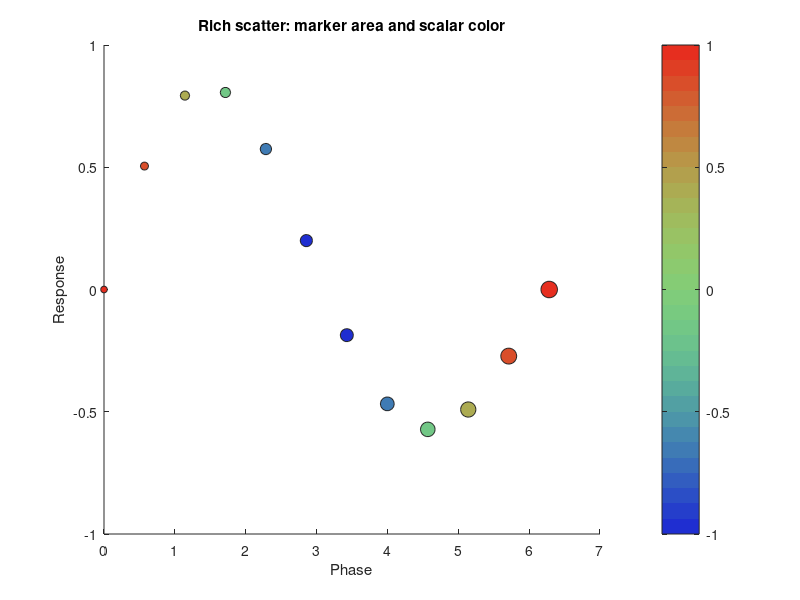

The MATLAB source for this figure: (Note: this script raises an error after producing the figure.)
function outputPath = example_rich_scatter(outputPath)
%EXAMPLE_RICH_SCATTER Export varying marker area with scalar color metadata.
    if nargin < 1
        root = fileparts(fileparts(fileparts(mfilename('fullpath'))));
        outputPath = fullfile(root, '.audit', 'public-preview', 'examples', ...
            '11-rich-scatter.tex');
    end
    root = fileparts(fileparts(fileparts(mfilename('fullpath'))));
    addpath(fullfile(root, 'src'));
    x = linspace(0, 2*pi, 12);
    response = sin(x) .* exp(-0.12*x);
    markerArea = linspace(24, 144, numel(x));
    scalarValue = reshape(cos(x), [], 1);
    fig = figure('Visible', 'off'); cleanup = onCleanup(@() close(fig));
    ax = axes('Parent', fig);
    scatter(ax, x, response, markerArea, scalarValue, 'filled', ...
        'MarkerEdgeColor', [0.15 0.15 0.15], ...
        'DisplayName', 'Synthetic response');
    caxis(ax, [-1 1]); colormap(ax, scientificMap(32)); colorbar(ax);
    xlabel(ax, 'Phase'); ylabel(ax, 'Response');
    title(ax, 'Rich scatter: marker area and scalar color');
    [folder, name, extension] = fileparts(outputPath);
    outputBase = outputPath;
    if strcmpi(extension, '.tex'), outputBase = fullfile(folder, name); end
    result = m2t.export(fig, outputBase, 'Overwrite', true);
    if ~result.success, error(result.diagnostics(1).code, '%s', result.diagnostics(1).message); end
    outputPath = result.texPath;
    clear cleanup;
end

function map = scientificMap(count)
    t = linspace(0, 1, count)';
    map = [0.12 + 0.78*t, 0.18 + 0.62*sin(pi*t), 0.82 - 0.70*t];
end
